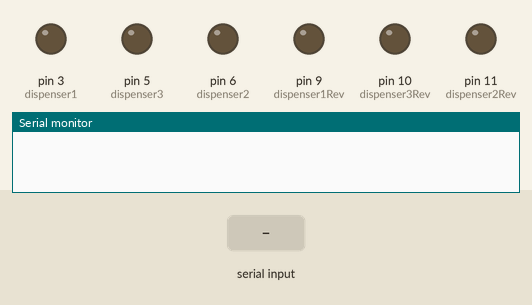
Bench run of a sketch on a simulated Arduino Uno, built with avr-gcc and run on an emulated ATmega328P. On the bench: output pins drawn as LEDs (lit = HIGH), the last lines printed to the serial monitor. Dashed ring = blinking. Inputs (shaded band) come from the test bench.

Above: at 1.2 s.
1.3 s: "90,45,200*" received over Serial
At 1.8 s:
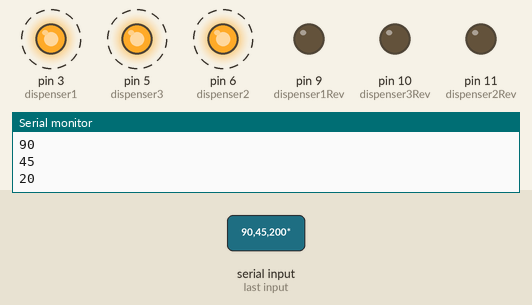
At 3.5 s:
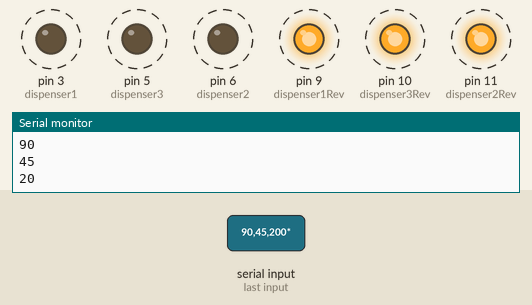
Timing chart, 0 to 53.2 s (numbered marks = the images above; inputs shaded):
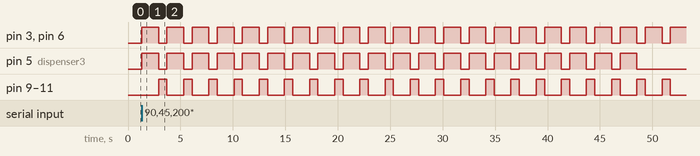

Measured:
- after the input at 1.3 s, pin 3 (dispenser1): alternates HIGH for 1.6 s and LOW for 0.80 s, starting at once; pin 5 (dispenser3): alternates HIGH for 1.6 s and LOW for 0.80 s, 40 changes in all, then stays LOW, starting at once

The sketch:

commandotest.ino
```cpp
int mainPower = 2;
int dispenser1 = 3;
int dispenser1Rev = 9;
int dispenser3 = 5;
int dispenser3Rev = 10;
int dispenser2 = 6;
int dispenser2Rev = 11;
int tens;
int twenties;
int fifties;

void setup() {
  // put your setup code here, to run once:
  pinMode(dispenser1, OUTPUT);
  pinMode(dispenser2, OUTPUT);
  pinMode(dispenser3, OUTPUT);
  pinMode(dispenser1Rev, OUTPUT);
  pinMode(dispenser2Rev, OUTPUT);
  pinMode(dispenser3Rev, OUTPUT);
  digitalWrite(dispenser1Rev, LOW);
  digitalWrite(dispenser2Rev, LOW);
  digitalWrite(dispenser3Rev, LOW);
  Serial.begin(9600);
}

void loop() {
  // put your main code here, to run repeatedly:
  if (Serial.available())
  {
    String command = Serial.readStringUntil('*');
    Serial.println(command);
    if (command.length() > 8)
    {
      tens = (command.substring(0, 2)).toInt();
      twenties = (command.substring(3, 5)).toInt();
      fifties = (command.substring(6, 8)).toInt();
      Serial.println("dispensing"+tens+twenties+fifties);
      Serial.println(tens);
      Serial.println(twenties);
      Serial.println(fifties);
      dispense();
      Serial.println("Done");
    }
  }
}

void dispense()
{
  bool complete = false;
  while (complete == false)
  {
    if (tens == 0 && twenties == 0 && fifties == 0) {
      complete = true;
    }
    if (tens > 0) {
      digitalWrite(dispenser1, HIGH);
      tens--;
    }
    else
    {
      digitalWrite(dispenser1, LOW);
    }
    if (twenties > 0) {
      digitalWrite(dispenser2, HIGH);
      twenties--;
    }
    else
    {
      digitalWrite(dispenser2, LOW);
    }
    if (fifties > 0) {
      digitalWrite(dispenser3, HIGH);
      fifties--;
    }
    else
    {
      digitalWrite(dispenser3, LOW);
    }
    delay(1600);
    digitalWrite(dispenser1, LOW);
    digitalWrite(dispenser1Rev, HIGH);
    digitalWrite(dispenser2, LOW);
    digitalWrite(dispenser2Rev, HIGH);
    digitalWrite(dispenser3, LOW);
    digitalWrite(dispenser3Rev, HIGH);
    delay(800);
    digitalWrite(dispenser1Rev, LOW);
    digitalWrite(dispenser2Rev, LOW);
    digitalWrite(dispenser3Rev, LOW);
  }
}
```
